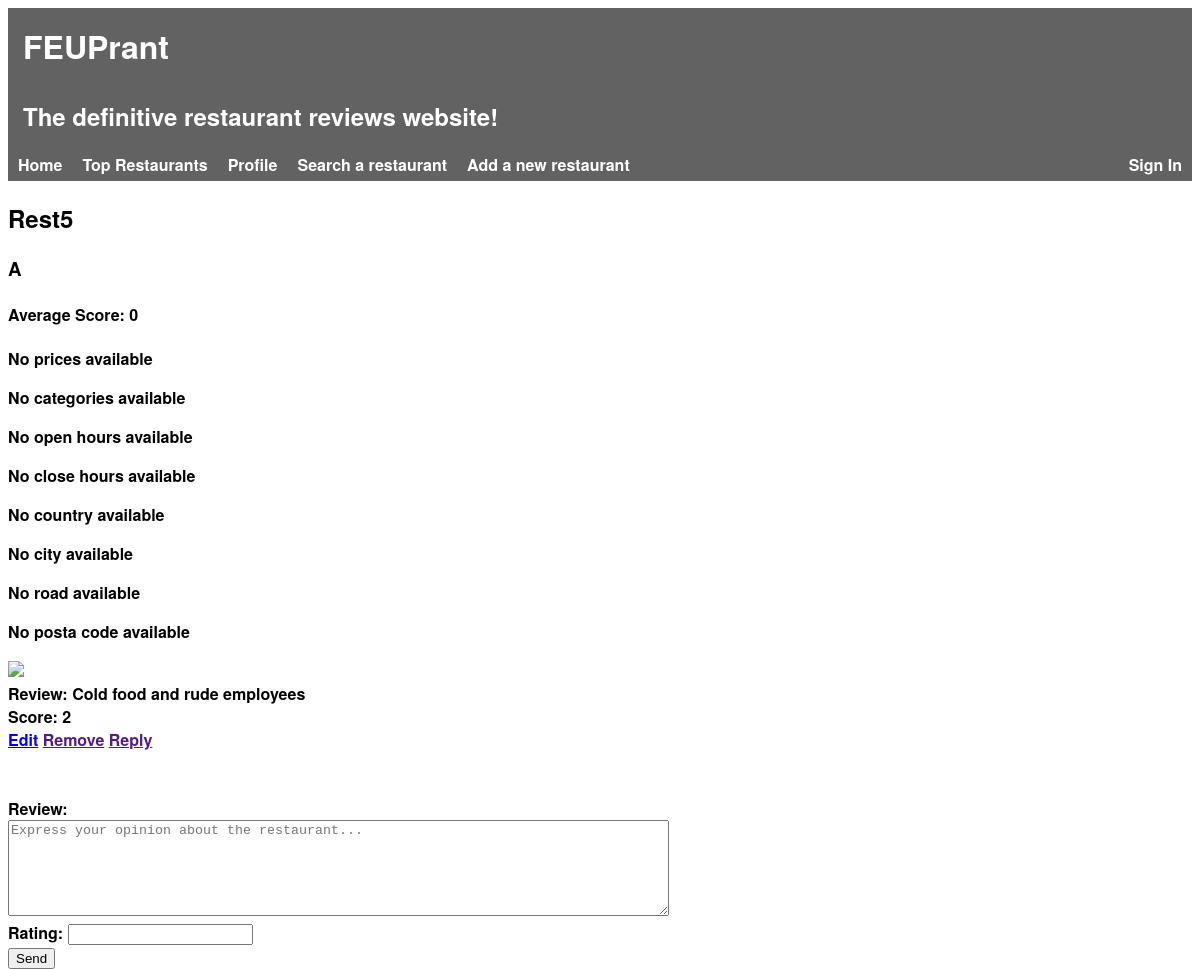
Page /templates/restaurant.php?idRestaurant=5 on the earlier database version.
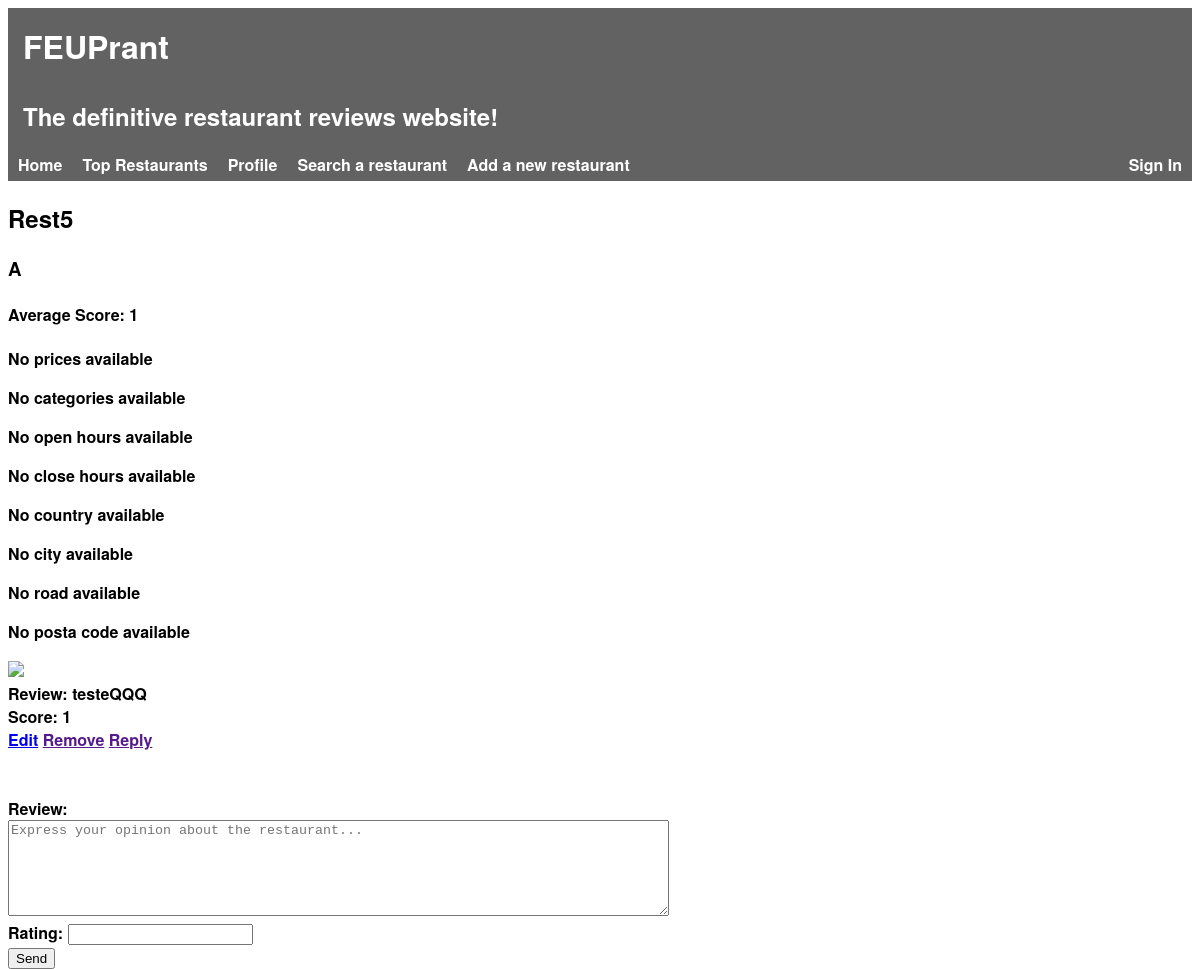
Same page on the later database version.
### tables this page shows
CREATE TABLE Restaurant(
    idRestaurant        INTEGER PRIMARY KEY AUTOINCREMENT,
    name                STRING NOT NULL,
    description         STRING NOT NULL,
    score               FLOAT NOT NULL,

    idOwner             INTEGER REFERENCES Owner(idOwner),
    idRestaurantInfo    INTEGER REFERENCES RestaurantInfo(idRestaurantInfo)
);

CREATE TABLE Review(
    idReview    INTEGER PRIMARY KEY AUTOINCREMENT,
    score       INTEGER NOT NULL,
    comment     STRING,

    idRestaurant    INTEGER REFERENCES Restaurant(idRestaurant),
    idUser      INTEGER REFERENCES User(idUser)
);

### database/db_restaurants.php (called while the page is built, shortened)
<?php
function getRestaurantById($idRestaurant) {
    global $db;
    $stmt = $db->prepare('SELECT * FROM Restaurant WHERE idRestaurant = :id');
    $stmt->bindParam(':id', $idRestaurant);
    $stmt->execute();
    return $stmt->fetch();
}
?>

### database/db_restaurants_info.php (called while the page is built, shortened)
<?php
    function getInfoById($idRestaurantInfo) {
        global $db;
        $stmt = $db->prepare('SELECT * FROM RestaurantInfo WHERE idRestaurantInfo = :id');
        $stmt->bindParam(':id', $idRestaurantInfo);
        $stmt->execute();
        return $stmt->fetch();
    }
?>

### database/db_localization.php (called while the page is built, shortened)
<?php
    function getLocalizationById($idLocalization) {
        global $db;
        $stmt = $db->prepare('SELECT * FROM Localization WHERE idLocalization = :id');
        $stmt->bindParam(':id', $idLocalization);
        $stmt->execute();
        return $stmt->fetch();
    }
?>

### database/db_photo.php (called while the page is built, shortened)
<?php
    function getPhotoById($idRestaurantInfo) {
        global $db;
        $stmt = $db->prepare('SELECT * FROM PhotoRestaurant WHERE idRestaurantInfo = :id');
        $stmt->bindParam(':id', $idRestaurantInfo);
        $stmt->execute();
        return $stmt->fetch();
    }
?>

### database/db_review.php (called while the page is built, shortened)
<?php
    function getAllReviews($id) {
        global $db;
        $stmt = $db->prepare('SELECT * FROM Review WHERE idRestaurant = :id');
        $stmt->bindParam(':id', $id);
        $stmt->execute();
        return $stmt->fetchAll();
    }
?>

### templates/restaurant.php (the view, shortened to what this page needs)
<?php
    include_once('../database/connection.php');
    include_once('../database/db_restaurants.php');
    include_once('../database/db_restaurants_info.php');
    include_once('../database/db_photo.php');
    include_once('../database/db_localization.php');
    include_once('../database/db_review.php');
    if(isset($_GET['idRestaurant'])) {
        $restaurant = getRestaurantById($_GET['idRestaurant']);
    } else {
        $_SESSION['idRestaurant'] = $_SESSION['restaurant'];
        $restaurant = $_SESSION['restaurant'];
        if($restaurant == false)
            die('There was no restaurant with the specified id');
    }
    $info = getInfoById($restaurant['idRestaurantInfo']);
    $localization = getLocalizationById($info['idLocalization']);
    $photo = getPhotoById($info['idRestaurantInfo']);
    $reviews = getAllReviews($_GET['idRestaurant']);
    include_once('header.php');
?>
<section>
    <div id='restaurant'>
        <h2><?=$restaurant['name']?></h2>
        <h3><?=$restaurant['description']?></h3>
        <h4>Average Score: <?=$restaurant['score']?></h3>
    <div id='restaurantInfo'>
        <?php if($info['price']) { ?>
            <p>Price: <?=$info['price']?></p>
        <?php } else { ?>
            <p>No prices available</p>
        <?php } ?>
        <?php if($info['category']) { ?>
            <p>Categories: <?=$info['category']?></p>
        <?php } else { ?>
            <p>No categories available</p>
        <?php } ?>
        <?php if($info['openHours']) { ?>
            <p>Open Hours: <?=$info['openHours']?></p>
        <?php } else { ?>
            <p>No open hours available</p>
        <?php } ?>
        <?php if($info['closeHours']) { ?>
            <p>Close hours: <?=$info['closeHours']?></p>
        <?php } else { ?>
            <p>No close hours available</p>
        <?php } ?>
    </div>
    <div id="localization">
        <?php if($localization['country']) { ?>
            <p>Country: <?=$localization['country']?></p>
        <?php } else { ?>
            <p>No country available</p>
        <?php } ?>
        <?php if($localization['city']) { ?>
            <p>City: <?=$localization['city']?></p>
        <?php } else { ?>
            <p>No city available</p>
        <?php } ?>
        <?php if($localization['road']) { ?>
            <p>Road: <?=$localization['road']?></p>
        <?php } else { ?>
            <p>No road available</p>
        <?php } ?>
        <?php if($localization['postalCode']) { ?>
            <p>Postal Code: <?=$localization['postalCode']?></p>
        <?php } else { ?>
            <p>No posta code available</p>
        <?php } ?>
    </div>
    <div id="photos">
            <img src="../images/originals/<?=$photo['idPhoto']?>.jpg">
    </div>
    <div id='reviews'>
        <?php if($reviews)
            foreach($reviews as $review) { ?>
                <label>Review: </label><?=$review['comment']?>
                <br>
                <label>Score: </label><?=$review['score']?>
                <br>
                <a href="edit_review.php?idReview=<?=$review['idReview']?>">Edit</a>
                <a href="">Remove</a>
                <a href="">Reply</a>
                <br><br>
            <?php } ?>
    </div>
    <?php include_once('write_review.php'); ?>
</section>

Differences in the rows shown:
no longer on this page (row edited): review: comment "Cold food and rude employees", score "2"
changed restaurant "Rest5": score "0" → "1"
added review: comment "testeQQQ", score "1"
